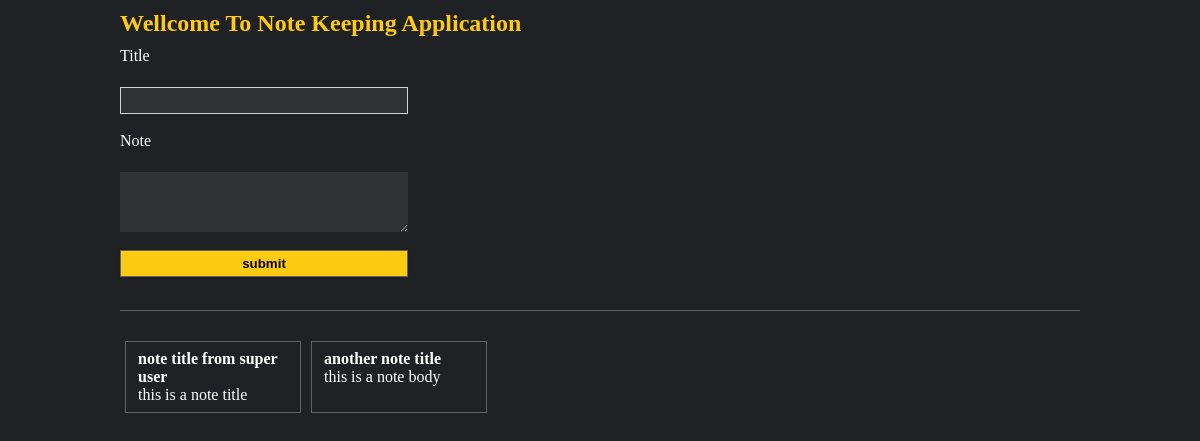
Before: / with the older database file.
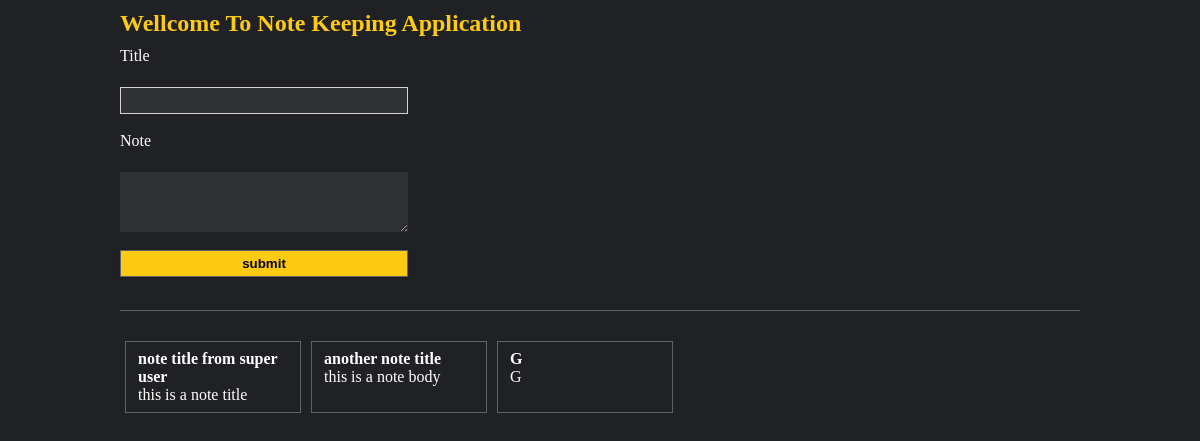
After: the same page with the newer database file.
### note/models.py (models this page shows)
class noteModel(models.Model):
    note_title = models.TextField(max_length=100)
    note_content = models.TextField(max_length=150)

### note/views.py (the view)
# urls.py: 2. Add a URL to urlpatterns:  path('', views.home, name='home')
def home(request):
    all_notes_items = noteModel.objects.all()
    return render(request,"index.html",{'all_notes':all_notes_items})

### templates/index.html (shortened to what this page needs)
{% extends 'base.html' %}
{% load static %}
{% block content %}
<div class ="output">
    <h2 class="app-heading">Wellcome To Note Keeping Application</h2>
    <div class ="note-block">
        <form action="/addnote/" method="POST">
        <label for="note_title">Title</label></br>
        <input type="text" name="note_title"></br>
        <label for="note_content">Note</label></br>
        <textarea class="note-text" name="note_content" rows="4" cols="60"></textarea></br>
        <input type="submit" value="submit" class="submit-btn">
        </form>
    </div>
    <div class="show-note">
        {% for notes in all_notes %}
        <div class="note-card">
            <h4>{{ notes.note_title }}</h4>
            <p>{{ notes.note_content }}</p>
        </div>
        {% endfor %}
    </div>
</div>
{% endblock content %}

### templates/base.html (shortened to what this page needs)
<!DOCTYPE html>
<html>
<head>
{% load static %}
</head>
<body>
<link rel="stylesheet" href="{% static "css/style.css" %}">
</body>
{%  block content  %}
{% endblock content %}
</html>

### static/css/style.css (style rules this page uses)
* { padding: 0px;margin: 0px; }
body { background-color: #202124; color: #fff; }
.output { margin: 0 auto; width: 960px; }
.app-heading { color: #feca12; margin: 10px 0; }
input, select, textarea { display: block; box-sizing: border-box; width: 30%; outline: none; border: none; border-radius: 0; -webkit-appearance: none; -moz-appearance: none; appearance: none; background-color: #313235; color: #fff; }
label { display: block; margin-bottom: 0.25em; }
.note-block { border-bottom: 1px solid #5f6368; padding-bottom: 33px; }
.show-note { margin-top: 25px; display: flex; flex-wrap:wrap; }
.note-card { width: 150px; padding: 8px 12px; margin: 5px; border: 1px solid #5f6368; cursor: pointer; }
.submit-btn { box-shadow: 0 1px 3px rgb(23 23 23 / 24%); background-color: #feca12; border: 1px solid #5f6368; color: #000; cursor: pointer; font-weight: bold; }

Changed rows visible on the page:
added noteModel: note_title "G", note_content "G"
